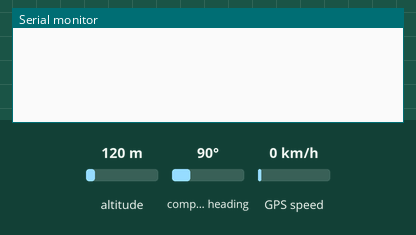
The sketch below on a simulated Arduino Uno, built with avr-gcc and run on an emulated ATmega328P. On the bench: the last lines printed to the serial monitor. The test bench sets the inputs (shaded band); at power-on: altitude 120 m, compass heading 90°, GPS speed 0 km/h. The GPS gets a fix after 3 s at 37.7749, -122.4194 with 8 satellites.

Above: at 1.2 s.
1.3 s: altitude set to 20 m
At 3.9 s:
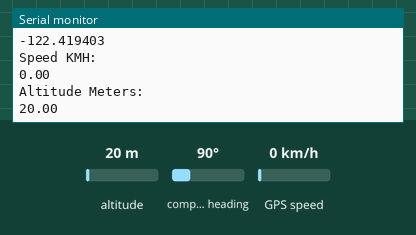
4.5 s: altitude set to 250 m
At 5.8 s:
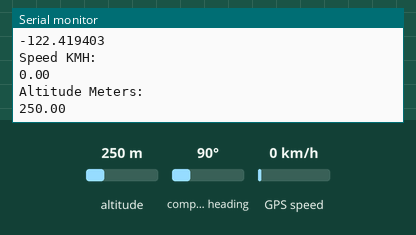
6.0 s: compass heading set to 7°
10.1 s: GPS speed set to 30 km/h
At 11.8 s:
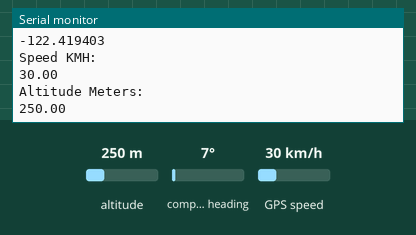
Timing chart, 0 to 13.3 s (numbered marks = the images above; inputs shaded):
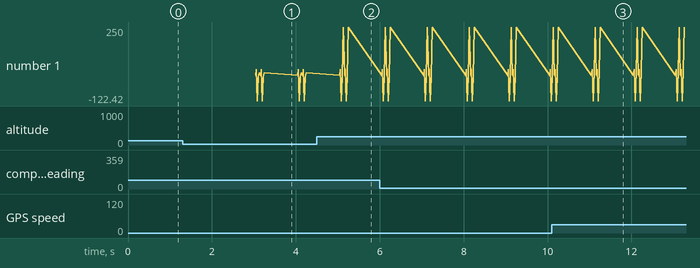

Measured:
- after the input at 1.3 s, the serial monitor: prints a new line after 1.8 s (image 1)
- after the input at 4.5 s, the serial monitor: prints a new line after 0.63 s (image 2)
- after the input at 10.1 s, the serial monitor: prints a new line after 1.0 s (image 3)
- plotted number 1: 20 → 250 after the input at 4.5 s

The sketch:

GPS.ino
```cpp
#include <TinyGPS++.h>
#include <SoftwareSerial.h>

static const int RXPin = 3, TXPin = 4;
static const uint32_t GPSBaud = 9600;

// The TinyGPS++ object
TinyGPSPlus gps;

// The serial connection to the GPS device
SoftwareSerial ss(RXPin, TXPin);

void setup(){
  Serial.begin(9600);
  ss.begin(GPSBaud);
}

void loop(){
  // This sketch displays information every time a new sentence is correctly encoded.
  while (ss.available() > 0){
    gps.encode(ss.read());
    if (gps.location.isUpdated()){
    Serial.println("Satellite Count:");
    Serial.println(gps.satellites.value());
    Serial.println("Latitude:");
    Serial.println(gps.location.lat(), 6);
    Serial.println("Longitude:");
    Serial.println(gps.location.lng(), 6);
    Serial.println("Speed KMH:");
    Serial.println((gps.speed.mph())*1.60934);
    Serial.println("Altitude Meters:");
    Serial.println((gps.altitude.feet())*0.3048);
    Serial.println("");
    }
  }
}
```
